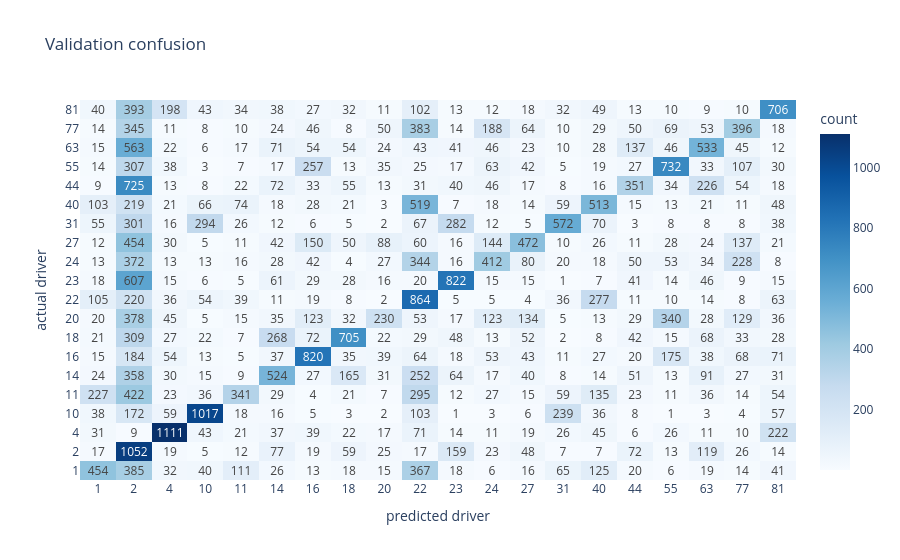

Write notebook code for a chart like this one.
### Code cell
def _white(**kwargs: Any) -> dict[str, Any]:
    return {
        'template': 'plotly_white',
        'paper_bgcolor': '#ffffff',
        'plot_bgcolor': '#ffffff',
        **kwargs,
    }
k = class_labels.size
cm = np.zeros((k, k), dtype=np.int64)
for t, p in zip(y_va.tolist(), pred_va.tolist()):
    cm[int(t), int(p)] += 1

tick = [str(int(c)) for c in np.asarray(class_labels).ravel()]
cm_subtitle = (
    'row sums = val windows per true driver (flat if balanced). '
    'column sums = model prediction frequency — usually not flat.'
)

fig_cm = go.Figure(
    data=go.Heatmap(
        z=cm,
        x=tick,
        y=tick,
        colorscale='Blues',
        colorbar={'title': 'count'},
        text=cm,
        texttemplate='%{text}',
    )
)
fig_cm.update_layout(**_white(
    title=f'Validation confusion',
    xaxis_title='predicted driver',
    yaxis_title='actual driver',
))
fig_cm.show()

### Figure 1 — Plotly figure (JSON) as saved in the notebook; plotly's stock layout.template omitted (floating-point values rounded to 4 significant figures; data arrays with more than 128 entries replaced by an {"elided": "..."} marker saying what was removed)
{"data": [{"colorbar": {"title": {"text": "count"}}, "colorscale": [[0, "rgb(247,251,255)"], [0.125, "rgb(222,235,247)"], [0.25, "rgb(198,219,239)"], [0.375, "rgb(158,202,225)"], [0.5, "rgb(107,174,214)"], [0.625, "rgb(66,146,198)"], [0.75, "rgb(33,113,181)"], [0.875, "rgb(8,81,156)"], [1, "rgb(8,48,107)"]], "text": {"elided": "20x20 int values"}, "texttemplate": "%{text}", "type": "heatmap", "x": ["1", "2", "4", "10", "11", "14", "16", "18", "20", "22", "23", "24", "27", "31", "40", "44", "55", "63", "77", "81"], "y": ["1", "2", "4", "10", "11", "14", "16", "18", "20", "22", "23", "24", "27", "31", "40", "44", "55", "63", "77", "81"], "z": {"elided": "20x20 int values"}}], "layout": {"paper_bgcolor": "#ffffff", "plot_bgcolor": "#ffffff", "title": {"text": "Validation confusion"}, "xaxis": {"title": {"text": "predicted driver"}}, "yaxis": {"title": {"text": "actual driver"}}}}
